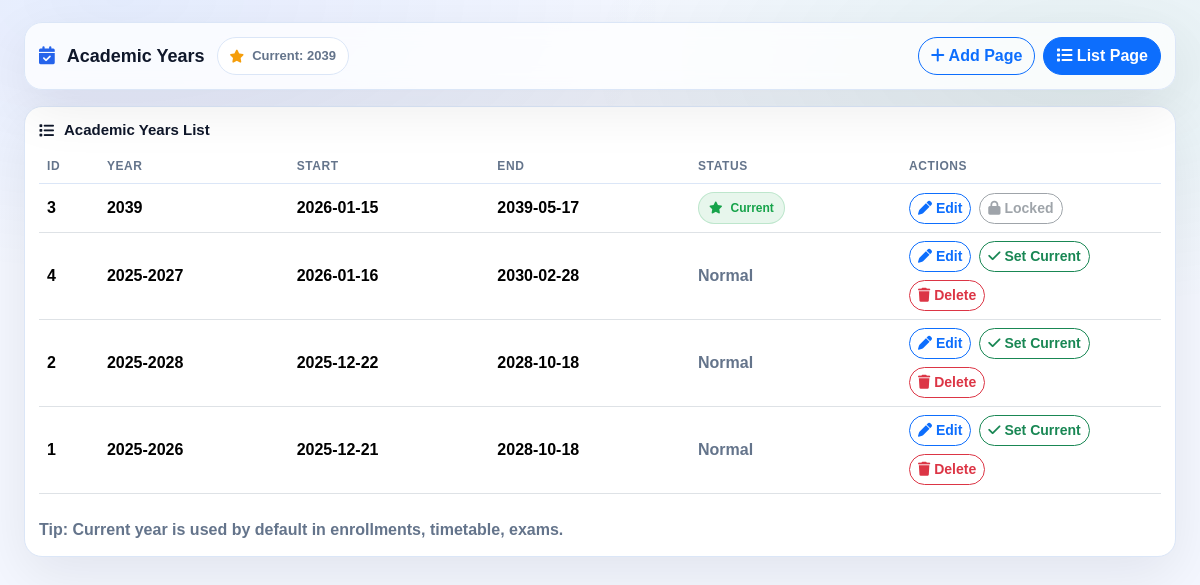
Page /school/academic.php?view=list (signed in) on the committed database.
### tables this page shows
CREATE TABLE `academic_years` (
  `year_id` int(11) NOT NULL,
  `year_name` varchar(20) NOT NULL,
  `start_date` date NOT NULL,
  `end_date` date NOT NULL,
  `is_current` tinyint(1) NOT NULL DEFAULT 0
);

### school/academic.php (the view, shortened to what this page needs)
<?php
require_once __DIR__ . "/conncation.php";
function h($v): string { return htmlspecialchars((string)$v, ENT_QUOTES, "UTF-8"); }
$view = $_GET["view"] ?? "form";
$years = [];
$res = $conn->query("SELECT * FROM academic_years ORDER BY is_current DESC, start_date DESC, year_id DESC");
if ($res) while ($row = $res->fetch_assoc()) $years[] = $row;
$curName = "N/A";
foreach ($years as $y) {
  if ((int)$y["is_current"] === 1) { $curName = (string)$y["year_name"]; break; }
}
$editRow = null;
?>
<!DOCTYPE html>
<html lang="en">
<head>
  <link rel="stylesheet" href="bootstrap.css">
  <link rel="stylesheet" href="https://cdnjs.cloudflare.com/ajax/libs/font-awesome/6.5.0/css/all.min.css">
</head>
<body>
<div class="wrap">
  <div class="cardx mb-3">
    <div class="head">
      <div class="titleRow">
        <i class="fa-solid fa-calendar-check" style="color:var(--primary)"></i>
        Academic Years
        <span class="pill"><i class="fa-solid fa-star" style="color:#f59e0b"></i> Current: <?= h($curName) ?></span>
      </div>
      <div class="d-flex gap-2 flex-wrap">
        <a href="academic.php?view=form" class="btn btn<?= $view==="form" ? "" : "-outline" ?>-primary btnRound">
          <i class="fa-solid fa-plus"></i> Add Page
        </a>
        <a href="academic.php?view=list" class="btn btn<?= $view==="list" ? "" : "-outline" ?>-primary btnRound">
          <i class="fa-solid fa-list"></i> List Page
        </a>
      </div>
    </div>
  </div>
  <?php if ($view === "form"): ?>
    <!-- =========================
         FORM PAGE (ADD / EDIT)
         ========================= -->
    <div class="panel">
      <?php if ($editRow): ?>
        <h5><i class="fa-solid fa-pen-to-square"></i> Edit Academic Year</h5>
        <form method="post" action="academic.php?view=form&edit=<?= (int)$editRow["year_id"] ?>">
          <input type="hidden" name="action" value="update">
          <input type="hidden" name="year_id" value="<?= (int)$editRow["year_id"] ?>">
          <div class="mb-3">
            <label>Year Name</label>
            <input class="form-control" name="year_name"
                   value="<?= h($editRow["year_name"] ?? "") ?>" placeholder="2025-2026" required>
            <div class="hint">Example: 2025-2026</div>
          </div>
          <div class="mb-3">
            <label>Start Date</label>
            <input type="date" class="form-control" name="start_date"
                   value="<?= h($editRow["start_date"] ?? "") ?>" required>
          </div>
          <div class="mb-3">
            <label>End Date</label>
            <input type="date" class="form-control" name="end_date"
                   value="<?= h($editRow["end_date"] ?? "") ?>" required>
          </div>
          <div class="d-flex gap-2 flex-wrap">
            <button class="btn btn-primary btnRound" type="submit">
              <i class="fa-solid fa-floppy-disk"></i> Update
            </button>
            <a class="btn btn-outline-secondary btnRound" href="academic.php?view=form">
              Cancel
            </a>
            <a class="btn btn-outline-primary btnRound" href="academic.php?view=list">
              Go List
            </a>
          </div>
        </form>
      <?php else: ?>
        <h5><i class="fa-solid fa-plus"></i> Add Academic Year</h5>
        <form method="post" action="academic.php?view=form">
          <input type="hidden" name="action" value="add">
          <div class="mb-3">
            <label>Year Name</label>
            <input class="form-control" name="year_name" placeholder="2025-2026" required>
            <div class="hint">Example: 2025-2026</div>
          </div>
          <div class="mb-3">
            <label>Start Date</label>
            <input type="date" class="form-control" name="start_date" required>
          </div>
          <div class="mb-3">
            <label>End Date</label>
            <input type="date" class="form-control" name="end_date" required>
          </div>
          <div class="form-check mb-3">
            <input class="form-check-input" type="checkbox" id="is_current" name="is_current">
            <label class="form-check-label" for="is_current" style="font-weight:900;">
              Set as current year
            </label>
          </div>
          <div class="d-flex gap-2 flex-wrap">
            <button class="btn btn-primary btnRound" type="submit">
              <i class="fa-solid fa-floppy-disk"></i> Save
            </button>
            <a class="btn btn-outline-primary btnRound" href="academic.php?view=list">
              Go List
            </a>
          </div>
        </form>
      <?php endif; ?>
    </div>
  <?php else: ?>
    <div class="panel">
      <h5><i class="fa-solid fa-list"></i> Academic Years List</h5>
      <div class="table-responsive">
        <table class="table table-hover align-middle">
          <thead>
            <tr>
              <th>ID</th>
              <th>Year</th>
              <th>Start</th>
              <th>End</th>
              <th>Status</th>
              <th style="width: 260px;">Actions</th>
            </tr>
          </thead>
          <tbody>
            <?php if (count($years) === 0): ?>
              <tr>
                <td colspan="6" class="text-center muted" style="padding:18px;">
                  No academic years found.
                </td>
              </tr>
            <?php else: ?>
              <?php foreach ($years as $y): ?>
                <tr>
                  <td><?= (int)$y["year_id"] ?></td>
                  <td style="font-weight:900;"><?= h($y["year_name"] ?? "") ?></td>
                  <td><?= h($y["start_date"] ?? "") ?></td>
                  <td><?= h($y["end_date"] ?? "") ?></td>
                  <td>
                    <?php if ((int)$y["is_current"] === 1): ?>
                      <span class="badgeSoft"><i class="fa-solid fa-star"></i> Current</span>
                    <?php else: ?>
                      <span class="muted">Normal</span>
                    <?php endif; ?>
                  </td>
                  <td>
                    <div class="d-flex gap-2 flex-wrap">
                      <a class="btn btn-outline-primary btn-sm btnRound"
                         href="academic.php?view=form&edit=<?= (int)$y["year_id"] ?>">
                        <i class="fa-solid fa-pen"></i> Edit
                      </a>
                      <?php if ((int)$y["is_current"] !== 1): ?>
                        <a class="btn btn-outline-success btn-sm btnRound btnSetCurrent"
                           href="academic.php?action=set_current&year_id=<?= (int)$y["year_id"] ?>&view=list">
                          <i class="fa-solid fa-check"></i> Set Current
                        </a>
                        <a class="btn btn-outline-danger btn-sm btnRound btnDelete"
                           href="academic.php?action=delete&year_id=<?= (int)$y["year_id"] ?>&view=list">
                          <i class="fa-solid fa-trash"></i> Delete
                        </a>
                      <?php else: ?>
                        <button class="btn btn-outline-secondary btn-sm btnRound" type="button" disabled>
                          <i class="fa-solid fa-lock"></i> Locked
                        </button>
                      <?php endif; ?>
                    </div>
                  </td>
                </tr>
              <?php endforeach; ?>
            <?php endif; ?>
          </tbody>
        </table>
      </div>
      <div class="muted mt-2">
        Tip: Current year is used by default in enrollments, timetable, exams.
      </div>
    </div>
  <?php endif; ?>
</div>
</body>
</html>

### school/academic.php (style rules this page uses)
:root { --bg:#f4f7ff; --card:#ffffff; --border:#dbe6f7; --text:#0f172a; --muted:#64748b; --primary:#2563eb; --success:#16a34a; --danger:#ef4444; --shadow: 0 18px 55px rgba(2,6,23,.08); --radius: 18px; }
body { margin:0; background: radial-gradient(1000px 500px at 10% 0%, rgba(37,99,235,.08), transparent 55%), radial-gradient(900px 450px at 90% 10%, rgba(22,163,74,.07), transparent 55%), var(--bg); font-family: Arial, sans-serif; color: var(--text); }
.wrap { max-width: 1180px; margin: 22px auto; padding: 0 14px 24px; }
.cardx { background: rgba(255,255,255,.75); backdrop-filter: blur(10px); border: 1px solid var(--border); border-radius: var(--radius); box-shadow: var(--shadow); }
.head { padding: 14px 14px; display:flex; align-items:center; justify-content:space-between; gap: 12px; flex-wrap:wrap; }
.titleRow { display:flex; align-items:center; gap: 12px; font-weight: 900; font-size: 18px; flex-wrap:wrap; }
.pill { display:inline-flex; align-items:center; gap:8px; padding: 8px 12px; border-radius: 999px; border: 1px solid var(--border); background: #fff; font-weight: 900; color: var(--muted); font-size: 13px; }
.btnRound { border-radius: 999px !important; font-weight: 900 !important; }
.panel { background: #fff; border: 1px solid var(--border); border-radius: var(--radius); padding: 14px 14px; box-shadow: var(--shadow); }
.panel h5 { margin: 0 0 10px; font-weight: 900; font-size: 15px; display:flex; align-items:center; gap: 10px; }
.table thead th { font-size: 12px; text-transform: uppercase; letter-spacing: .6px; color: var(--muted); border-bottom-color: var(--border) !important; }
.table td, .table th { border-top-color: var(--border) !important; font-weight: 800; vertical-align: middle; background: transparent !important; }
.badgeSoft { display:inline-flex; align-items:center; gap:8px; padding: 6px 10px; border-radius: 999px; border: 1px solid rgba(22,163,74,.20); background: rgba(22,163,74,.10); color: var(--success); font-weight: 900; font-size: 12px; }
.muted { color: var(--muted); font-weight: 800; }

### rows in the picture
academic_years: year_name "2039", year_id "3", start_date "2026-01-15", end_date "2039-05-17", is_current 1 (drawn)
academic_years: year_id "4", year_name "2025-2027", start_date "2026-01-16", end_date "2030-02-28", is_current "Normal"
academic_years: year_id "2", year_name "2025-2028", start_date "2025-12-22", end_date "2028-10-18", is_current "Normal"
academic_years: year_id "1", year_name "2025-2026", start_date "2025-12-21", end_date "2028-10-18", is_current "Normal"
